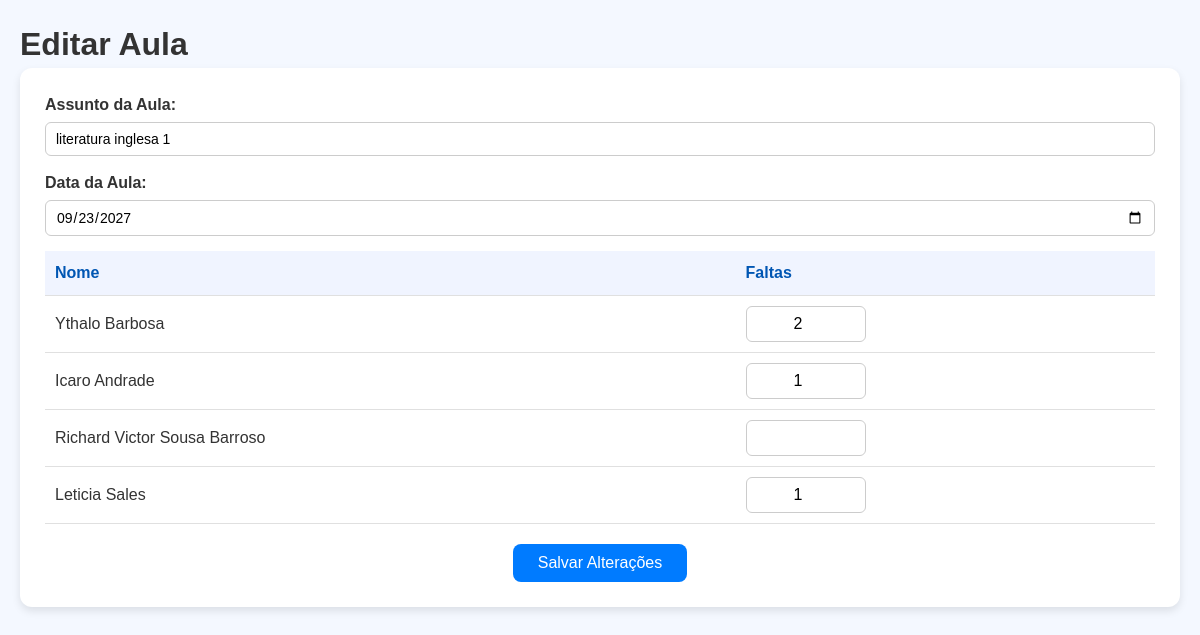
/gestao/editar_aula/46 (signed in), run on the app's committed database.
### gestao/models.py (models this page shows, shortened)
class Aula(models.Model):
    nome = models.TextField()
    data = models.DateField()
    turma = models.ForeignKey(Turma, on_delete=models.CASCADE, related_name='aulas')

### usuarios/models.py (models this page shows, shortened)
class Aluno(models.Model):
    nome = models.TextField()

### gestao/views.py (the view, shortened to what this page needs)
# urls.py: path('editar_aula/<int:aula_id>', views.editar_aula, name='editar_aula')
@login_required
def editar_aula(request, aula_id):
    aula = get_object_or_404(Aula, id=aula_id)
    turma = aula.turma
    alunos = turma.alunos.all()
    alunos_com_faltas = []
    for aluno in alunos:
        frequencia = Presenca.objects.filter(aula=aula, aluno=aluno).first()
        faltas = frequencia.faltas if frequencia and frequencia.faltas > 0 else ''
        alunos_com_faltas.append((aluno, faltas))
    contexto = {
        "aula": aula,
        "turma": turma,
        "alunos_com_faltas": alunos_com_faltas,
    }
    return render(request, "editar_aula.html", contexto)

### gestao/templates/editar_aula.html (shortened to what this page needs)
{% load static %}
<!DOCTYPE html>
<html lang="en">
<head>
    <link rel="stylesheet" href="{% static 'css/presenca.css' %}">
</head>
<body>
    <h1>Editar Aula</h1>
    <form method="POST">
        <div class="form-group">
            <label for="nome_aula">Assunto da Aula:</label>
            <input type="text" id="nome_aula" name="nome_aula"
                   value="{{ aula.nome }}" required>
        </div>
        <div class="form-group">
            <label for="data_aula">Data da Aula:</label>
            <input type="date" id="data_aula" name="data_aula"
                   value="{{ aula.data|date:'Y-m-d' }}" required>
        </div>
        <table>
            <thead>
                <tr>
                    <th>Nome</th>
                    <th>Faltas</th>
                </tr>
            </thead>
            <tbody>
                {% for aluno, faltas in alunos_com_faltas %}
                <tr>
                    <td>{{ aluno.nome }}</td>
                    <td>
                        <input type="number" name="faltas_{{ aluno.id }}"
                               value="{{ faltas }}" min="0" max="2">
                    </td>
                </tr>
                {% empty %}
                <tr>
                    <td colspan="2">Nenhum aluno registrado.</td>
                </tr>
                {% endfor %}
            </tbody>
        </table>
        <div class="center">
            <button type="submit">Salvar Alterações</button>
        </div>
    </form>
</body>
</html>

### usuarios/static/css/presenca.css (style rules this page uses)
* { margin: 0; padding: 0; box-sizing: border-box; font-family: Arial, sans-serif; }
body { background-color: #f4f8ff; color: #333; line-height: 1.5; padding: 20px; }
form { flex: 2 1 600px; background-color: #fff; padding: 25px; border-radius: 12px; box-shadow: 0 4px 8px rgba(0,0,0,0.1); }
.form-group { margin-bottom: 15px; }
label { display: block; margin-bottom: 5px; font-weight: bold; }
input[type="text"], input[type="date"], input[type="number"] { width: 100%; padding: 8px 10px; border: 1px solid #ccc; border-radius: 6px; font-size: 14px; transition: border-color 0.2s; }
table { width: 100%; border-collapse: collapse; margin-bottom: 20px; }
th, td { padding: 10px; border-bottom: 1px solid #e0e0e0; }
th { background-color: #f0f4ff; color: #0056b3; font-weight: bold; text-align: left; }
td:first-child { text-align: left; }
td input[type="number"] { width: 120px; padding: 8px 10px; text-align: center; font-size: 16px; border: 1px solid #ccc; border-radius: 6px; transition: border-color 0.2s; }
.center { text-align: center; }
button { background-color: #007bff; color: #fff; padding: 10px 25px; border: none; border-radius: 8px; cursor: pointer; font-size: 16px; transition: background-color 0.2s; }

### data on the page
Aula: nome_aula "literatura inglesa 1", data_aula "09/23/2027"
Aluno: nome "Ythalo Barbosa", id "2"
Aluno: nome "Icaro Andrade", faltas "1"
Aluno: nome "Richard Victor Sousa Barroso"
Aluno: nome "Leticia Sales", faltas "1"
